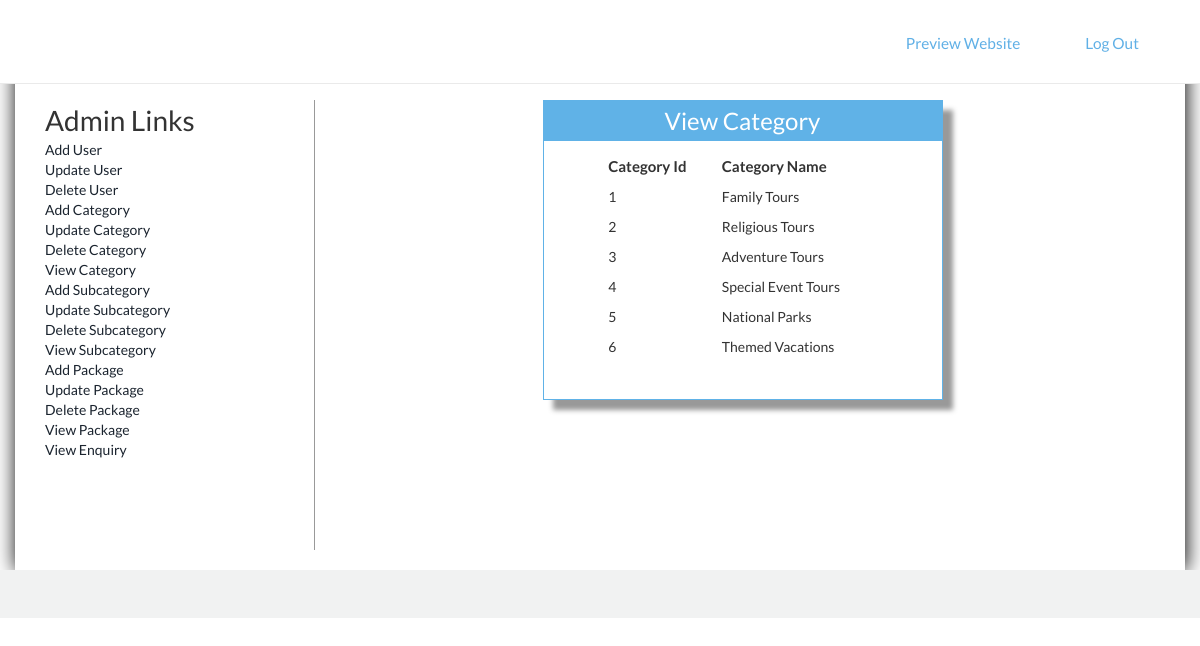
The page /Admin/viewcategory.php (signed in) on the database its author committed.
### tables this page shows
CREATE TABLE `category` (
  `Cat_id` int(100) NOT NULL,
  `Cat_name` varchar(2000) NOT NULL
);

### Admin/viewcategory.php (the view, shortened to what this page needs)
<!DOCTYPE html>
<html>
<head>
<link href="style.css" rel="stylesheet" type="text/css" />
<link href="../css/bootstrap.css" rel='stylesheet' type='text/css'/>
<link href="../css/style.css" rel="stylesheet" type="text/css" media="all"/>
</head>
<body>
<?php include('function.php'); ?>
<?php include('top.php'); ?>
<div style="padding-top:100px; box-shadow:1px 1px 20px black; min-height:570px" class="container">
<div class="col-sm-3" style="border-right:1px solid #999; min-height:450px;">
<?php include('left.php'); ?>
</div>
<div class="col-sm-9">
<form method="post">
<table border="0" width="400px" height="300px" align="center" class="tableshadow">
<tr><td class="toptd">View Category</td></tr>
<tr><td align="center" valign="top" style="padding-top:10px;">
<table border="0" align="center" width="70%" >
<tr><td style="font-size:15px; padding:5px; font-weight:bold;">Category Id</td>
<td style="font-size:15px; padding:5px; font-weight:bold;">Category Name</td></tr>
<?php
$s="select * from category";
$result=mysqli_query($cn,$s);
while($data=mysqli_fetch_array($result))
{
		echo "<tr><td style=' padding:5px;'>$data[0]</td><td style=' padding:5px;'>$data[1]</td></tr>";
}
?>
</table>
</td></tr></table>
</form>
</div>
</div>
<?php include('bottom.php'); ?>
</body>
</html>

### Admin/style.css (style rules this page uses)
.tableshadow { box-shadow:10px 10px 5px #999; padding-top:40px; border:solid 1px #60b2e7 }
.toptd { color:white; font-size:24px; text-align:center; height:40px; background-color:#60b2e7 }

### css/style.css (style rules this page uses)
body { margin:0; padding:0; font-family: 'Lato', sans-serif; -webkit-appearance:none; }
.container:after { content: "\0020"; display: block; height: 0; clear: both; visibility: hidden; }

### rows shown on the page
category: Cat_id "1", Cat_name "Family Tours"
category: Cat_id "2", Cat_name "Religious Tours"
category: Cat_id "3", Cat_name "Adventure Tours"
category: Cat_id "4", Cat_name "Special Event Tours"
category: Cat_id "5", Cat_name "National Parks"
category: Cat_id "6", Cat_name "Themed Vacations"
